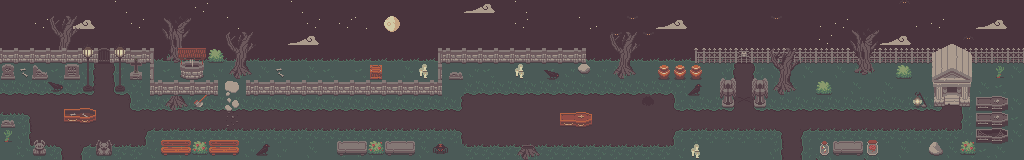

Below is a game level as drawn by its tile map, then a one-line description and the .tmx that defines it (tile-layer data replaced by summaries):
An orthogonal 64x10 tile map with 16x16 px tiles, 6 tile layers (BG, Sky, Sky2, FG0, ...).

<map version="1.5" tiledversion="1.7.2" orientation="orthogonal" renderorder="left-up" width="64" height="10" tilewidth="16" tileheight="16" infinite="0" nextlayerid="7" nextobjectid="1">
 <tileset firstgid="1" source="graveyard-tileset.tsx" />
 <layer id="1" name="BG" width="64" height="10">
  <data>[640 cells, 639 non-empty, 18 distinct tile ids]</data>
 </layer>
 <layer id="2" name="Sky" width="64" height="10">
  <data>[640 cells, 19 non-empty, 4 distinct tile ids]</data>
 </layer>
 <layer id="6" name="Sky2" width="64" height="10">
  <data>[640 cells, 13 non-empty, 3 distinct tile ids]</data>
 </layer>
 <layer id="5" name="FG0" width="64" height="10">
  <data>[640 cells, 81 non-empty, 36 distinct tile ids]</data>
 </layer>
 <layer id="3" name="FG1" width="64" height="10">
  <data>[640 cells, 55 non-empty, 32 distinct tile ids]</data>
 </layer>
 <layer id="4" name="FG2" width="64" height="10" offsetx="0" offsety="-4">
  <data>[640 cells, 61 non-empty, 45 distinct tile ids]</data>
 </layer>
</map>